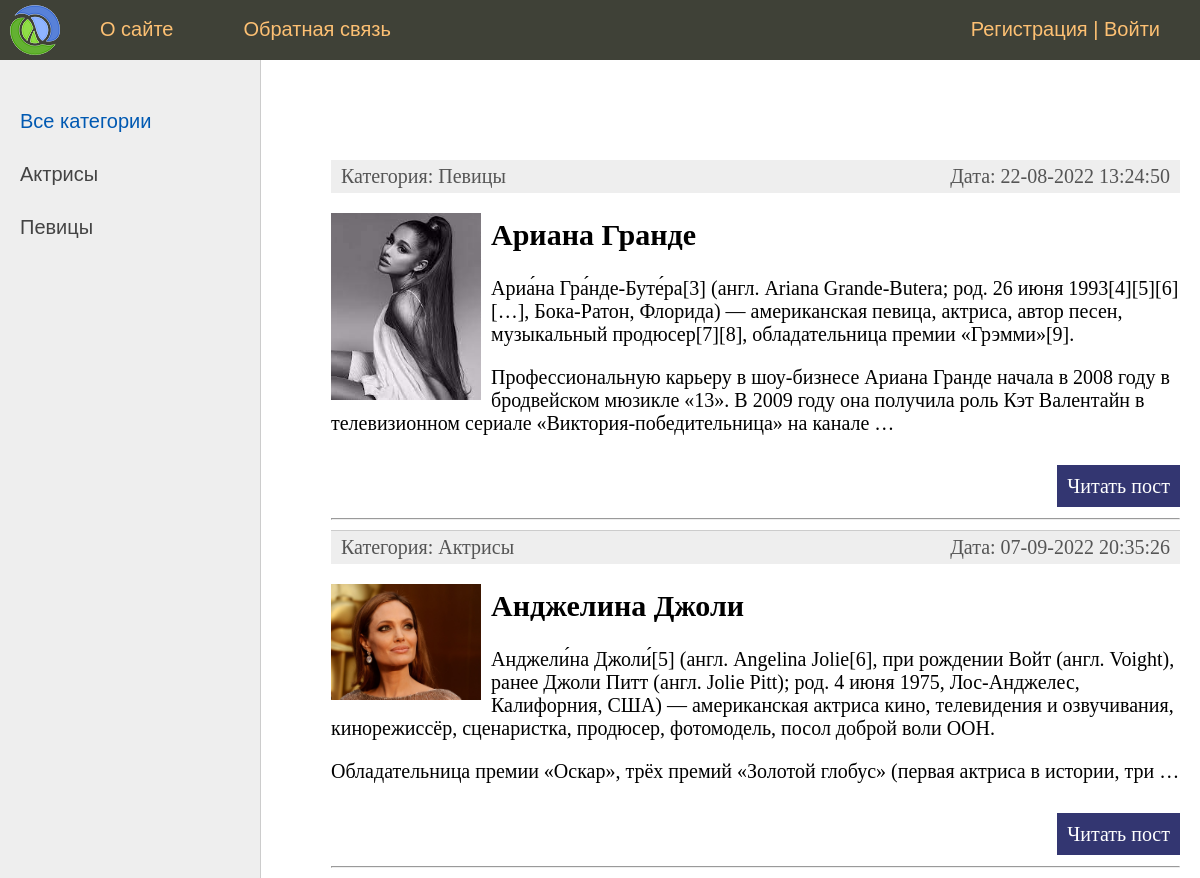
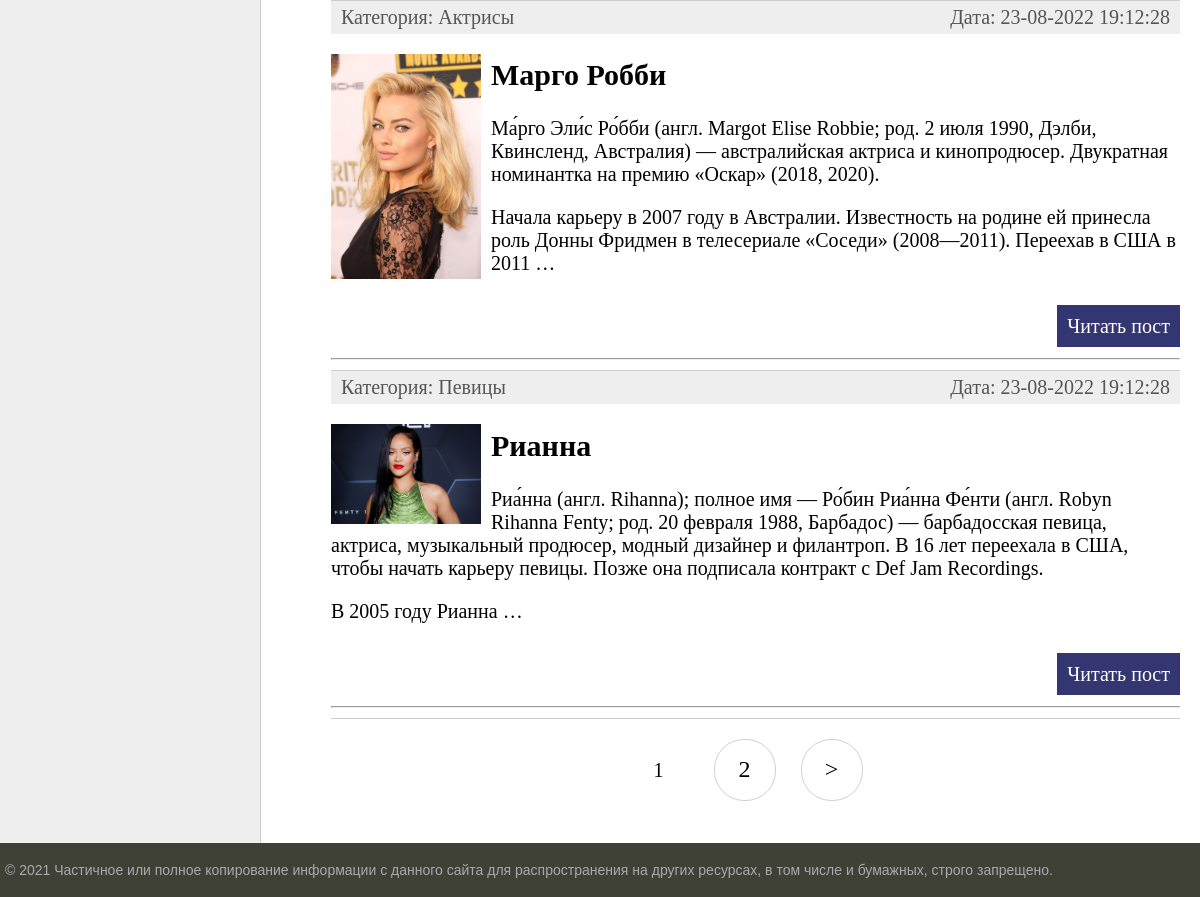
The page / on the database its author committed (2 pictures, top to bottom).
### women/models.py (models this page shows, shortened)
class Category(models.Model):
    name = models.CharField(max_length=100, db_index=True, verbose_name='Категория')
    slug = models.SlugField(max_length=255, unique=True, db_index=True, verbose_name='URL')
    def __str__(self):
        return self.name
    def get_absolute_url(self):
        return reverse('category', kwargs={'cat_slug': self.slug})
    class Meta:
        verbose_name = 'Категория'
        verbose_name_plural = 'Категории'
        ordering = ['id']

class Women(models.Model):
    title = models.CharField(max_length=255, verbose_name='Заголовок')
    slug = models.SlugField(max_length=255, unique=True, db_index=True, verbose_name='URL')
    content = models.TextField(blank=True, verbose_name='Текст статьи')
    photo = models.ImageField(upload_to='photos/%Y/%m/%d/', verbose_name='Фото')
    time_create = models.DateTimeField(auto_now_add=True, verbose_name='Время создания')
    time_update = models.DateTimeField(auto_now=True, verbose_name='Время изменения')
    is_published = models.BooleanField(default=True, verbose_name='Публикация')
    cat = models.ForeignKey('Category', on_delete=models.PROTECT, verbose_name='Категория')
    def get_absolute_url(self):
        return reverse('post', kwargs={'post_slug': self.slug})
    class Meta:
        verbose_name = 'Известные женщины'
        verbose_name_plural = 'Известные женщины'
        ordering = ['time_create', 'title']

### women/views.py (the view)
# urls.py: path('', WomenHome.as_view(), name='home'),
class WomenHome(DataMixin, ListView):
    model = Women
    template_name = 'women/index.html'
    context_object_name = 'posts'
    def get_context_data(self, *, object_list=None, **kwargs):
        context = super().get_context_data(**kwargs)
        c_def = self.get_user_context(title='Главная страница')
        return dict(list(context.items()) + list(c_def.items()))
    def get_queryset(self):
        return Women.objects.filter(is_published=True).select_related('cat')

### women/templatetags/women_tags.py (called while the page is built)
@register.simple_tag(name='getposts')
def get_posts(filter=None, pub=True):
    if not filter:
        return Women.objects.filter(is_published=pub)
    else:
        return Women.objects.filter(cat=filter, is_published=pub)

### women/utils.py (called while the page is built)
    def get_user_context(self, **kwargs):
        context = kwargs
        cats = cache.get('cats')
        if not cats:
            cats = Category.objects.annotate(Count('women'))
            cache.set('cats', cats, 120)
        user_menu = menu.copy()
        if not self.request.user.is_authenticated:
            user_menu.pop(1)
        context['menu'] = user_menu
        context['cats'] = cats
        if 'cat_selected' not in context:
            context['cat_selected'] = 0
        return context

### women/templates/women/index.html (shortened to what this page needs)
{% extends 'women/base.html' %}
{% block content %}
<ul class="list-articles">
{% for p in posts %}
        <li><div class="article-panel">
                <p class="first">Категория: {{p.cat}}</p>
                <p class="last">Дата: {{p.time_update|date:"d-m-Y H:i:s"}}</p>
            </div>
{% if p.photo %}
            <p><img class='img-article-left thumb' src='{{p.photo.url}}'></p>
{% endif %}
            <h2>{{p.title}}</h2>
            <p>{{p.content|linebreaks|truncatewords:50}}</p>
            <p class="link-read-post"><a href="{{ p.get_absolute_url }}">Читать пост</a></p>
            <hr>
        </li>
{% endfor %}
</ul>
{% endblock %}

### women/templates/women/base.html (shortened to what this page needs)
{% load static %}
{% load women_tags %}
<!DOCTYPE html>
<html>
<head>
	<link type="text/css" href="{% static 'women/css/styles.css' %}" rel="stylesheet" />
</head>
<body>
<table class="table-page" border=0 cellpadding="0" cellspacing="0">
<tr><td valign=top>
{% block mainmenu %}
		<div class="header">
			<ul id="mainmenu" class="mainmenu">
			<li class="logo"><a href="{% url 'home' %}"><div class="logo"></div></a></li>
{% for m in menu %}
			<li><a href="{% url m.url_name %}">{{m.title}}</a></li>
{% endfor %}
		{% if request.user.is_authenticated %}
			<li class="last">{{user.username}} | <a href="{% url 'logout' %}">Выйти</a></li>
		{% else %}
			<li class="last"><a href="{% url 'register' %}">Регистрация</a> | <a href="{% url 'login' %}">Войти</a></li>
		{% endif %}
			</ul>
		</div>
{% endblock mainmenu %}
<table class="table-content" border=0 cellpadding="0" cellspacing="0">
<tr>
	<td valign="top" class="left-chapters">
	<ul id="leftchapters">
{% if cat_selected == 0 %}
		<li class="selected">Все категории</li>
{% else %}
		<li><a href="{% url 'home' %}">Все категории</a></li>
{% endif %}
{% for c in cats %}
	{% if c.women__count > 0 %}
		{% if c.id == cat_selected %}
			<li class='selected'>{{c.name}}</a></li>
		{% else %}
			<li><a href='{{ c.get_absolute_url }}'>{{c.name}}</a></li>
		{% endif %}
	{% endif %}
{% endfor %}
	</ul>
</td>
<td valign="top" class="content">
	<div class="content-text">
{% block content %}
{% endblock %}
{% if page_obj.has_other_pages %}
<nav class="list-pages">
	<ul>
{% for p in paginator.page_range %}
	{% if page_obj.number == p %}
		<li class="page-num page-num-selected">{{ p }}</li>
	{% elif p >= page_obj.number|add:-2 and p <= page_obj.number|add:2 %}
		<li class="page-num">
			<a href="?page={{ p }}">{{ p }}</a>
		</li>
	{% endif %}
{% endfor %}
{% if page_obj.has_next %}
<li class="page-num">
	<a href="?page={{ page_obj.next_page_number }}">&gt;</a>
</li>
{% endif %}
	</ul>
</nav>
{% endif %}
</div>
</td></tr></table>
</td></tr>
<tr><td valign=top>
	<div id="footer">
		<p>&copy; 2021 Частичное или полное копирование информации с данного сайта для распространения на других ресурсах, в том числе и бумажных, строго запрещено.</p>
	</div>
</td></tr></table>
</body>
</html>

### women/static/women/css/styles.css (style rules this page uses)
html, body { font-family: 'Arial'; margin: 0; padding: 0; height: 100%; width: 100%; color: #444; }
a { color: #0059b2; text-decoration: none; }
img { max-width: 600px; height: auto; }
img.img-article-left { max-width: 300px; height: auto; float: left; padding: 0 10px 10px 0; }
img.img-article-left.thumb { max-width: 150px; height: auto; }
p.link-read-post { text-align: right; }
p.link-read-post a { padding: 10px; min-width: 100px; background: #333671; color: #fff; text-decoration: none; }
div.article-panel { background: #eee; padding: 5px 10px 5px 10px; box-sizing: border-box; overflow: hidden; color: #555; }
div.article-panel p.first { margin: 0; float: left; }
div.article-panel p.last { margin: 0; float: right; }
ul.list-articles { list-style: none; margin: 0; padding: 0; }
ul.list-articles li { border-bottom: 1px solid #ccc; }
.table-page { width: 100%; height: 100%; vertical-align: top; }
.table-page tr { height: 100%; }
.header { background: #3F4137; height: 60px; }
.logo { background: url('../images/logo.png') no-repeat 10px 5px; width: 70px; height: 60px; }
ul.mainmenu { list-style: none; margin: 0; padding: 0; height: 60px; color: #fdc073; font-size: 20px; overflow: hidden; }
ul.mainmenu li { float: left; margin: 18px 40px 0 30px; }
ul.mainmenu li.logo { margin: 0; }
ul.mainmenu li.last { float: right; }
ul.mainmenu li a { color: #fdc073; text-decoration: none; }
.table-content { width: 100%; min-height: 100%; height: 100%; }
.left-chapters { margin: 0; background: #eee; border-right: 1px solid #ccc; min-height: 100%; }
.left-chapters ul { width: 230px; min-height: 100%; margin: 0; padding: 20px 10px 10px 20px; list-style: none; font-size: 20px; }
.left-chapters ul li { margin: 30px 0 0 0; color: #999; }
.left-chapters ul li.selected { color: #0059b2; }
.left-chapters ul li a { color: #444; text-decoration: none; }
.content { padding: 40px 20px 20px 40px; width: 100%; box-sizing: border-box; }
.content-text { margin: 60px 0 0 30px; color: #000; font-size: 20px; font-family: Yandex Sans Display Light; }
#footer { box-sizing: border-box; background: #3F4137; padding: 5px; color: #aaa; font-size: 14px; font-family: Verdana, Geneva, Arial, Helvetica; text-align: left; overflow: hidden; }
.list-pages { text-align: center; margin: 0 0 20px 0; }
.list-pages ul { margin: 20px 0 0 0; padding: 0; list-style: none; }
.list-pages ul li { display: inline-block; margin: 0 20px 0 0; }
.list-pages a { color: #000; font-size: 24px; text-decoration: none; }
.list-pages .page-num, .page-num-selected { display: inline-block; width: 60px; height: 44px; padding: 16px 0 0 0; border: 1px solid #d0d0d0; border-radius: 30px; }
.list-pages .page-num-selected { border: none; color: #000; font-size: 20px; }

### rows shown on the page
Category: name "Актрисы"
Category: name "Певицы"
Women: cat "Певицы", time_update "22-08-2022 13:24:50", photo (picture), title "Ариана Гранде", content "Ариа́на Гра́нде-Буте́ра[3] (англ. Ariana Grande-Butera; род. 26 июня 1993[4][5][6][…], Бока-Ратон, Флорида) — американская певица, актриса, автор песен, музыкальный продюсер[7][8], обладательница премии «Грэмми»[9]. Профессиональную карьеру в шоу-бизнесе Ариана Гранде начала в 2008 году в бродвейском мюзикле «13». В 2009 году она получила роль Кэт Валентайн в телевизионном сериале «Виктория-победительница» на канале …"
Women: cat "Актрисы", time_update "07-09-2022 20:35:26", photo (picture), title "Анджелина Джоли", content "Анджели́на Джоли́[5] (англ. Angelina Jolie[6], при рождении Войт (англ. Voight), ранее Джоли Питт (англ. Jolie Pitt); род. 4 июня 1975, Лос-Анджелес, Калифорния, США) — американская актриса кино, телевидения и озвучивания, кинорежиссёр, сценаристка, продюсер, фотомодель, посол доброй воли ООН. Обладательница премии «Оскар», трёх премий «Золотой глобус» (первая актриса в истории, три …"
Women: cat "Актрисы", time_update "23-08-2022 19:12:28", photo (picture), title "Марго Робби", content "Ма́рго Эли́с Ро́бби (англ. Margot Elise Robbie; род. 2 июля 1990, Дэлби, Квинсленд, Австралия) — австралийская актриса и кинопродюсер. Двукратная номинантка на премию «Оскар» (2018, 2020). Начала карьеру в 2007 году в Австралии. Известность на родине ей принесла роль Донны Фридмен в телесериале «Соседи» (2008—2011). Переехав в США в 2011 …"
Women: cat "Певицы", time_update "23-08-2022 19:12:28", photo (picture), title "Рианна", content "Риа́нна (англ. Rihanna); полное имя — Ро́бин Риа́нна Фе́нти (англ. Robyn Rihanna Fenty; род. 20 февраля 1988, Барбадос) — барбадосская певица, актриса, музыкальный продюсер, модный дизайнер и филантроп. В 16 лет переехала в США, чтобы начать карьеру певицы. Позже она подписала контракт с Def Jam Recordings. В 2005 году Рианна …"

### other values the page prints
{{ m.title }} "О сайте" "Обратная связь"
{{ p }} "1"
{{ p }} "2"
